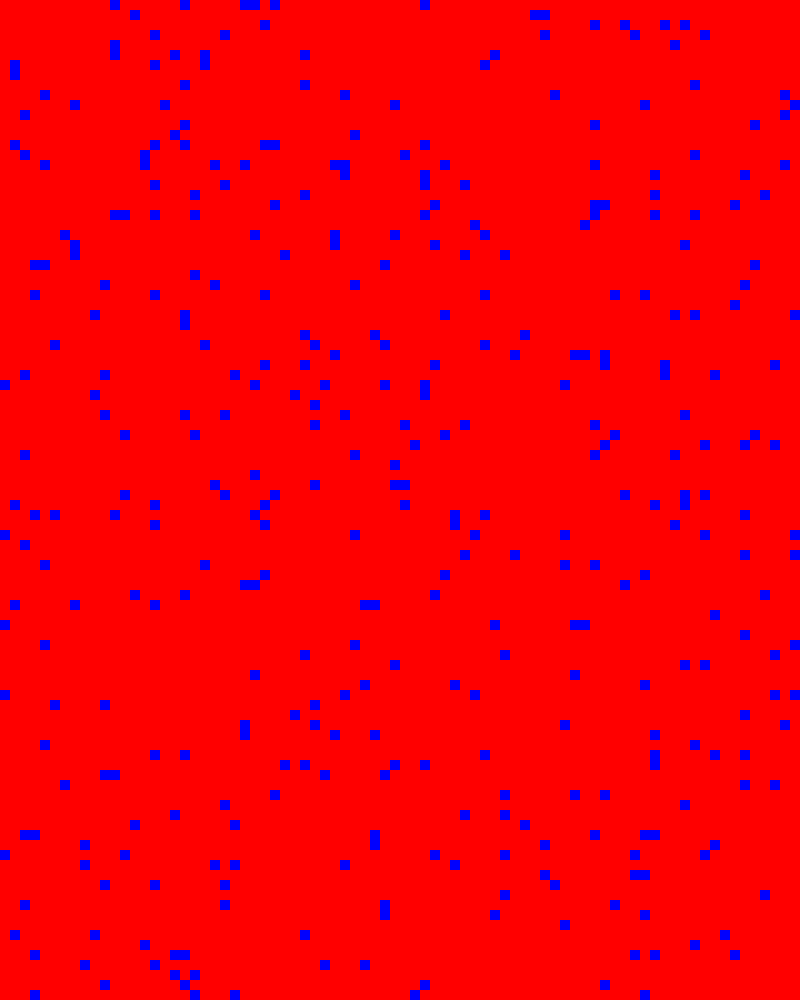
Frame 1 (no input)
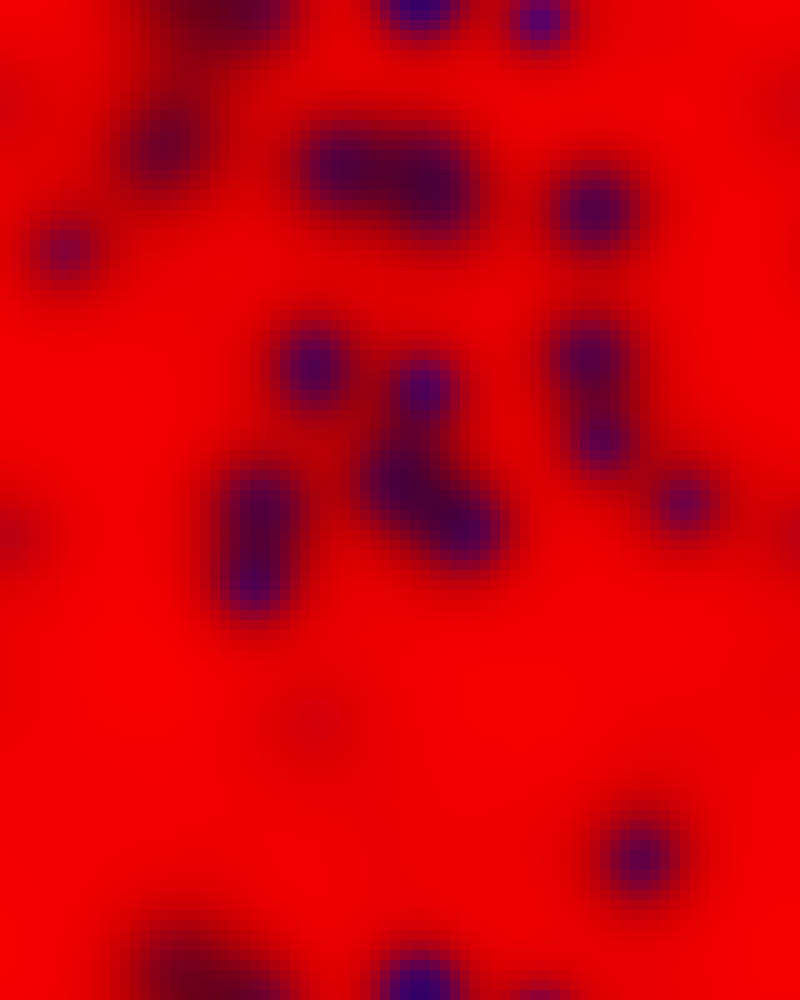
Frame 60 (the mouse pressed at the canvas centre just before this capture)
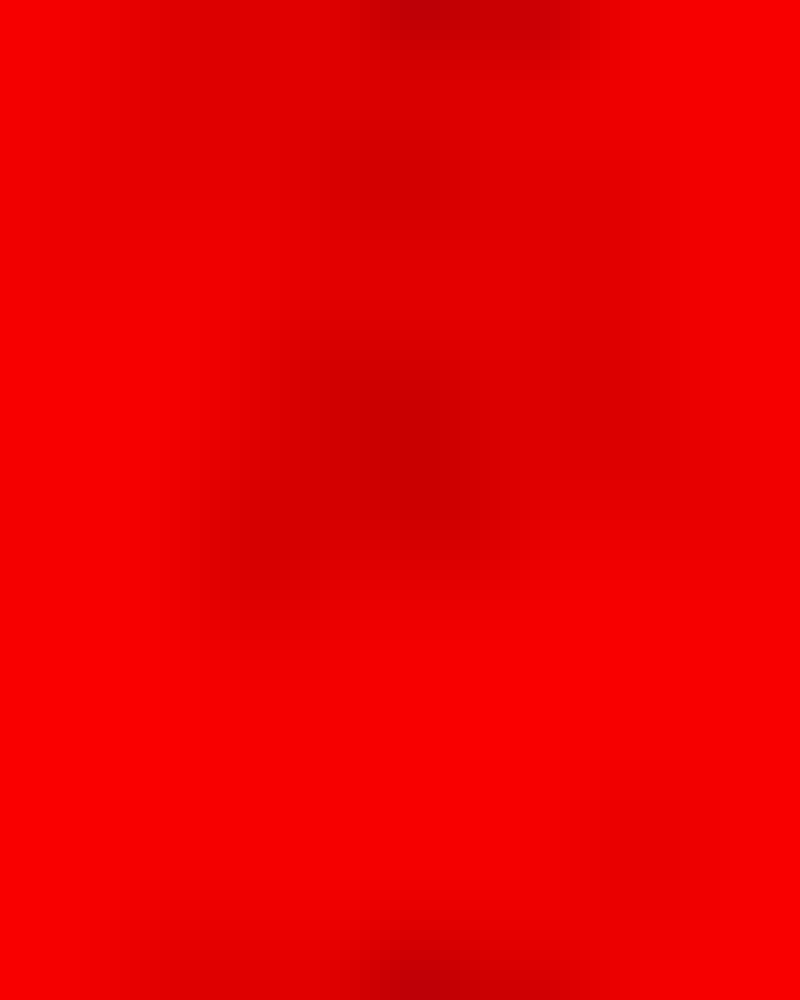
Frame 120 (the mouse held since frame 60 and released just before this capture)

The Processing sketch that drew these frames (run headless with seeded random() and noise(); from frame 60 on, the mouse is pressed at the canvas centre):

// Processing sketch: sketch_250117b
// ── sketch_250117b.pde
float[][] A;
float[][] B;
float[][] Anext;
float[][] Bnext;
float d1 = 1;
float d2 = 0.5;
float f = 0.018;
float k = 0.075;
int scale = 10;
int rows, columns;

void setup() {
  size(800, 1000);
  rows = height/scale;
  columns = width/scale;
  A = new float[rows][columns];
  B = new float[rows][columns];
  Anext = new float[rows][columns];
  Bnext = new float[rows][columns];
  for (int r = 0; r < rows; r++) {
    for (int c = 0; c < columns; c++) {
      A[r][c] = 1;
      B[r][c] = 0;
      Anext[r][c] = Bnext[r][c] = 0;
      if (random(100) < 5) {
        A[r][c] = 0;
        B[r][c] = 1;
      }
    }
  }
  noStroke();
}

void draw() {
  for (int r = 0; r < rows; r++) {
    for (int c = 0; c < columns; c++) {
      fill(A[r][c]*255, 0, B[r][c]*255);
      rect(c*scale, r*scale, scale, scale);
    }
  }
  update();
}
void update() {
  for (int r = 0; r < rows; r++) {
    for (int c = 0; c < columns; c++) {
      Anext[r][c] = A[r][c];
      Anext[r][c] += A[wrap(r-1, rows)][wrap(c-1, columns)]*d1*0.05;
      Anext[r][c] += A[wrap(r-1, rows)][wrap(c+1, columns)]*d1*0.05;
      Anext[r][c] += A[wrap(r+1, rows)][wrap(c-1, columns)]*d1*0.05;
      Anext[r][c] += A[wrap(r+1, rows)][wrap(c+1, columns)]*d1*0.05;

      Anext[r][c] += A[wrap(r-1, rows)][wrap(c, columns)]*d1*0.2;
      Anext[r][c] += A[wrap(r+1, rows)][wrap(c, columns)]*d1*0.2;
      Anext[r][c] += A[wrap(r, rows)][wrap(c-1, columns)]*d1*0.2;
      Anext[r][c] += A[wrap(r, rows)][wrap(c+1, columns)]*d1*0.2;

      Anext[r][c] += -1*A[r][c]*d1;

      Anext[r][c] -= A[r][c] * B[r][c] * B[r][c];
      Anext[r][c] += f*(1-A[r][c]);
    }
  }
  float ktemp;
  for (int r = 0; r < rows; r++) {
    for (int c = 0; c < columns; c++) {
      ktemp = k + abs(c - columns/2)*0.0003;
      Bnext[r][c] = B[r][c];
      Bnext[r][c] += B[wrap(r-1, rows)][wrap(c-1, columns)]*d2*0.05;
      Bnext[r][c] += B[wrap(r-1, rows)][wrap(c+1, columns)]*d2*0.05;
      Bnext[r][c] += B[wrap(r+1, rows)][wrap(c-1, columns)]*d2*0.05;
      Bnext[r][c] += B[wrap(r+1, rows)][wrap(c+1, columns)]*d2*0.05;

      Bnext[r][c] += B[wrap(r-1, rows)][wrap(c, columns)]*d2*0.2;
      Bnext[r][c] += B[wrap(r+1, rows)][wrap(c, columns)]*d2*0.2;
      Bnext[r][c] += B[wrap(r, rows)][wrap(c-1, columns)]*d2*0.2;
      Bnext[r][c] += B[wrap(r, rows)][wrap(c+1, columns)]*d2*0.2;

      Bnext[r][c] += -1*B[r][c]*d2;

      Bnext[r][c] += A[r][c] * B[r][c] * B[r][c];
      Bnext[r][c] -= (f+ktemp)*B[r][c];
    }
  }
  for (int r = 0; r < rows; r++) {
    for (int c = 0; c < columns; c++) {
      A[r][c] = Anext[r][c];
      B[r][c] = Bnext[r][c];
    }
  }
}

int wrap(int v, int limit) {
  return((v+limit)%limit);
}
